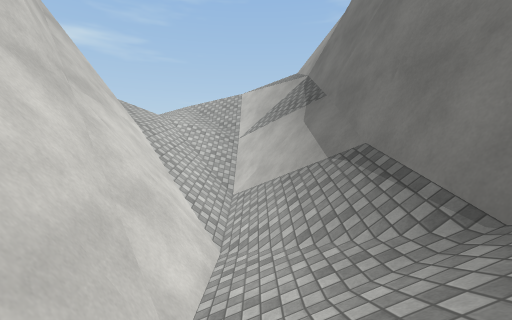
[1] (above)

15 first-person views from a walk through a scene from a Unity 3-D project. The camera is 1.2 m above the floor, tilts 4° down and sees 90° across. The floor is counted in squares, 2 m on a side. Each view is taken from the middle of a square. On the plan, view 1 faces up. The plan holds only what a view shows up to about 9 squares ahead; the rest is blank. The place goes on beyond the plan. Surface patterns are stand-ins for the level's own textures.

[2]
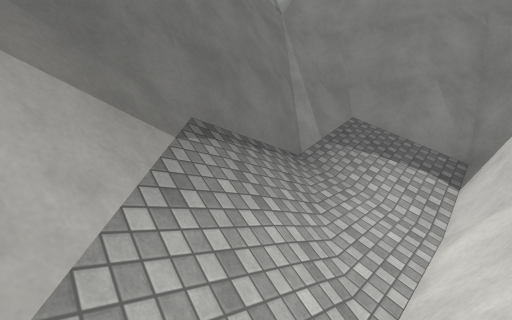

[3]
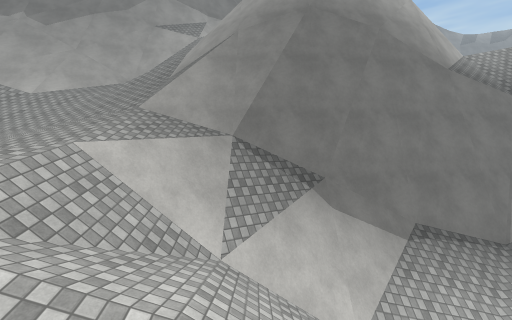

[4]
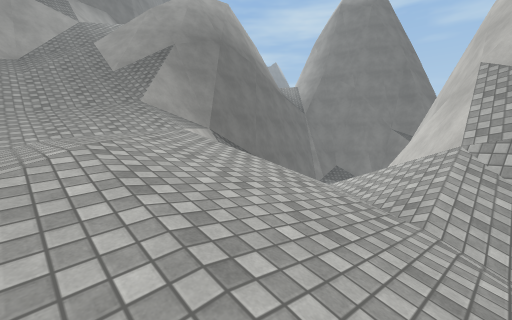

[5]
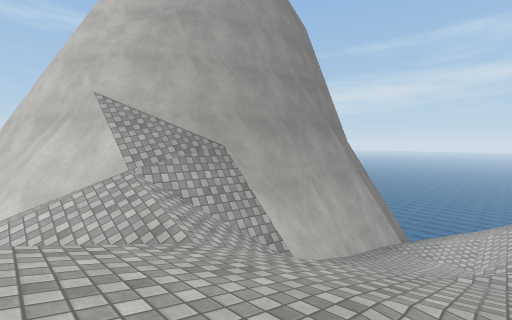

[6]
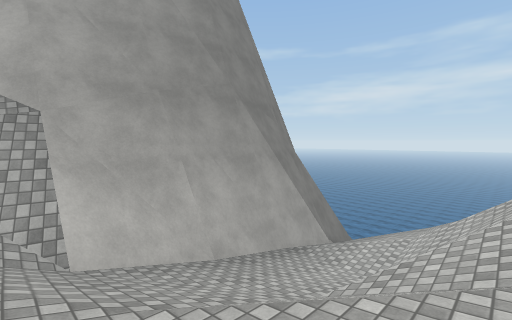

[7]
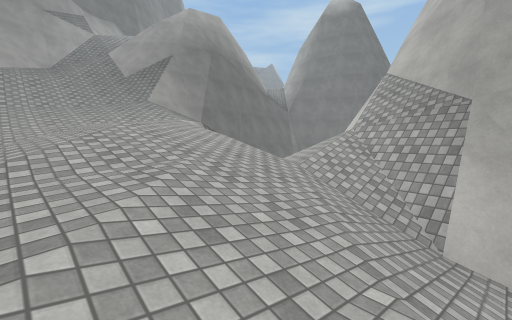

[8]
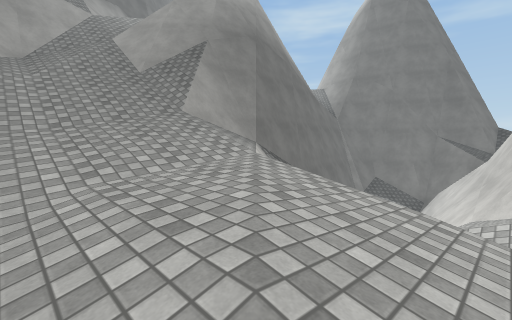

[9]
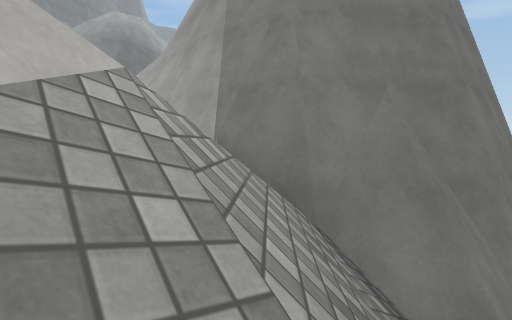

[10]
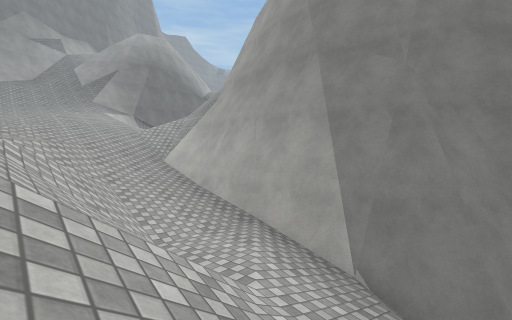

[11]
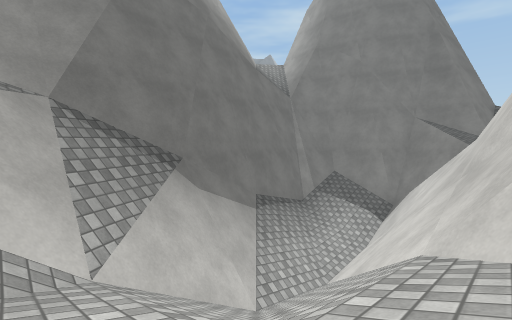

[12]
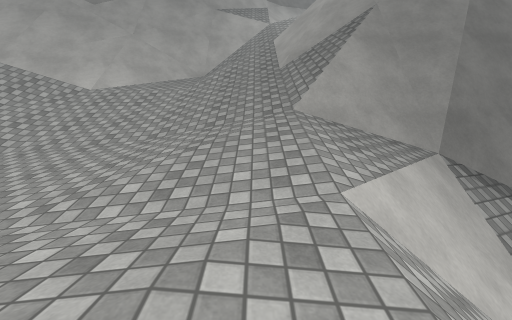

[13]
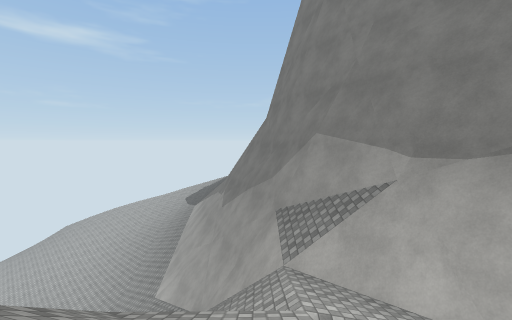

[14]
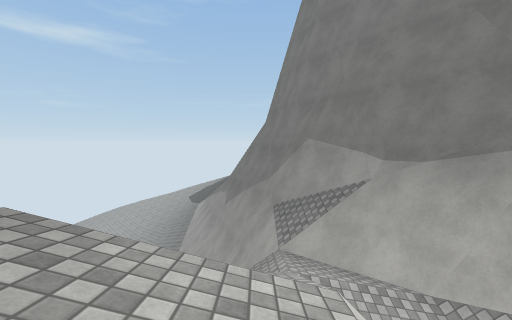

[15]
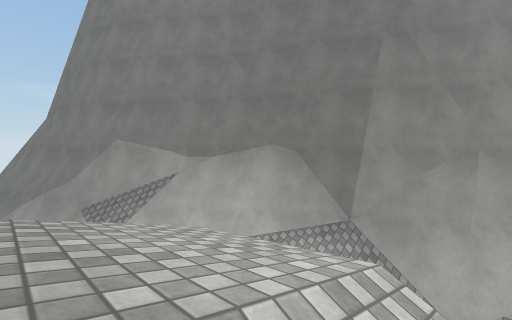

### Floor plan
Key: @ floor where view 1 was taken; # wall or solid block; . main floor; : floor 0.75 m higher than the main floor; - floor 0.75 m lower than the main floor; + floor 1.5 m higher than the main floor; _ floor 3.25 m lower than the main floor; < floor 4 m lower than the main floor; / step, stairs or slope; = window, fence, low wall or low ledge; v drop or lower ground.
Columns run from 16 left of view 1 to 13 right of it. Each row starts with its distance up from view 1.
 13   ///////--.//..////=####
 12 /=/////////.//:://///=###
 11 /////<<///////++///////v##
 10  / ///<_//////:+////////###
  9 ##########//////////##//=###
  8 #       #=//////#/#/#v //###
  7         ###/////#v###v////##
  6           ###///####vv//  /##
  5            ###//=##vv //v  /#
  4             ###//## v //   /#
  3               ##//##vv//    ##
  2                #//###v
  1                #//#v##
  0                #@/#v/#
 -1                ####v//

Positions as (right, up) in squares from view 1, and headings:
1: (0, 0), facing up
2: (-1, 5), facing down-right
3: (-4, 7), facing right
4: (-5, 12), facing down-right
5: (-3, 12), facing down-left
6: (-6, 13), facing down-left
7: (-7, 13), facing down-right
8: (-3, 12), facing down-right
9: (-16, 12), facing down-right
10: (-14, 13), facing down-right
11: (-3, 8), facing down-right
12: (-2, 10), facing right
13: (7, 5), facing up
14: (7, 4), facing up
15: (6, 3), facing up-right
